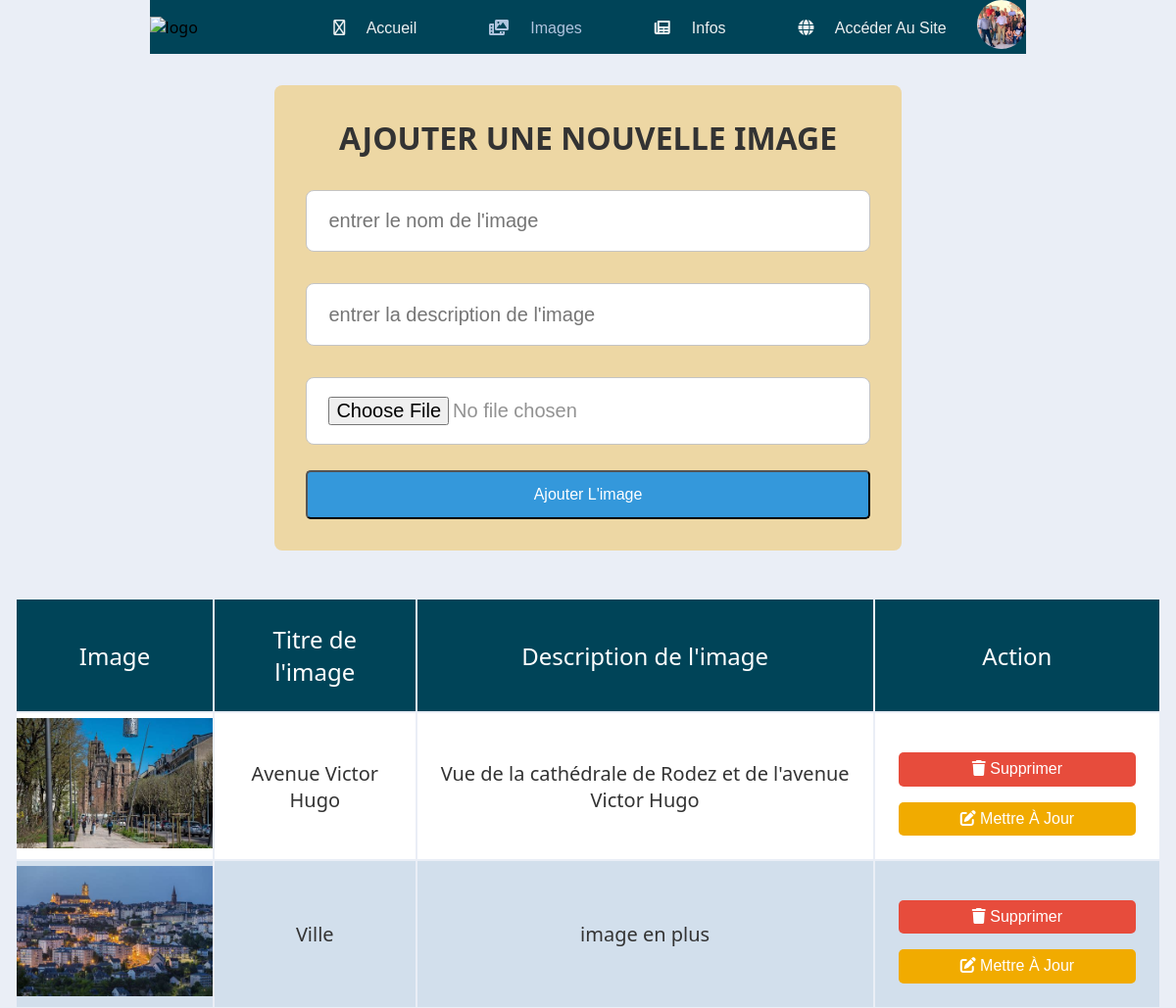
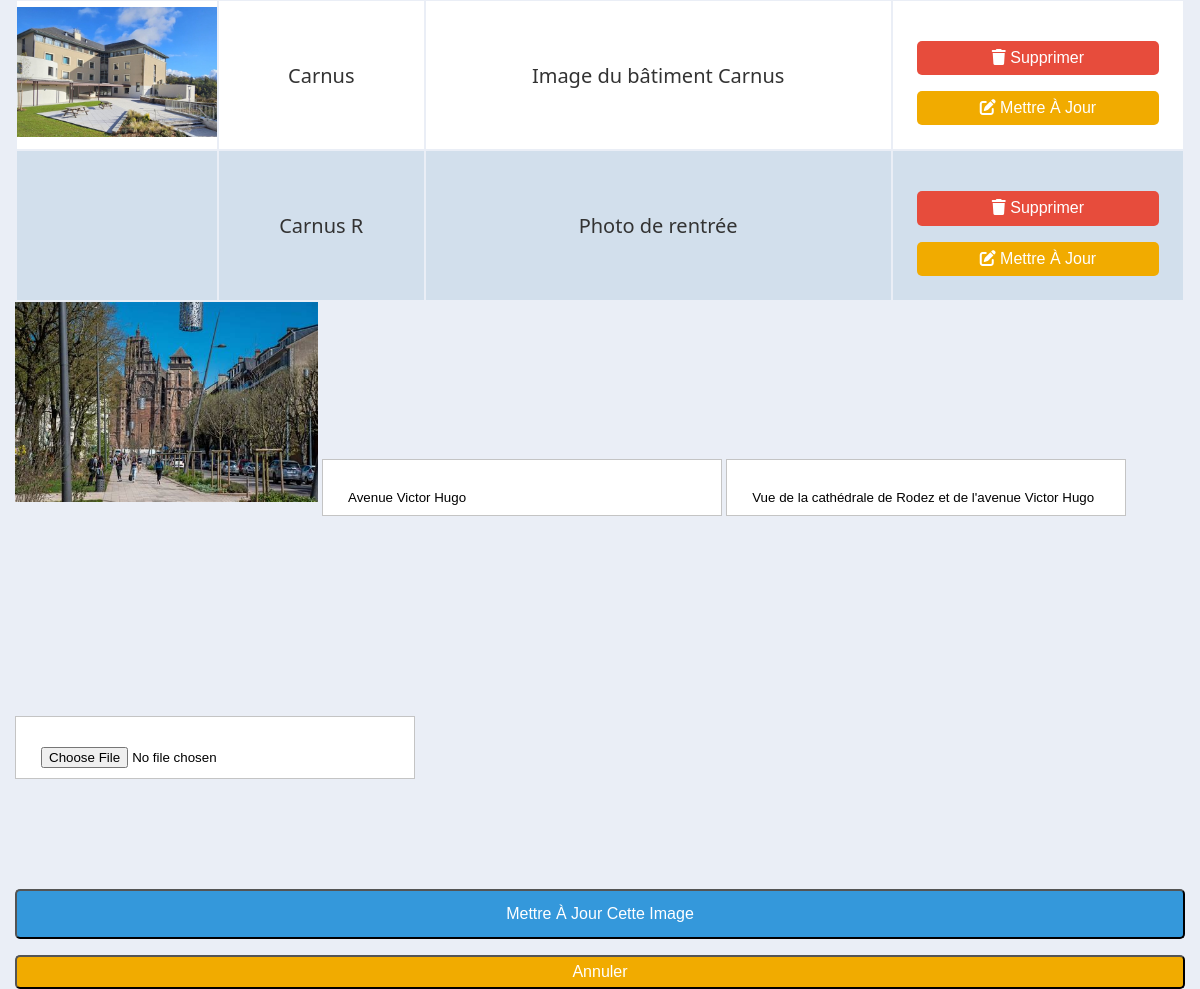
Page /admin/admin-image.php?edit=8 (signed in) on the committed database (2 pictures, top to bottom).
### tables this page shows
CREATE TABLE `photos` (
  `id` int(11) NOT NULL,
  `titre` varchar(50) NOT NULL,
  `description` varchar(250) NOT NULL,
  `image` varchar(50) NOT NULL
);

### admin/admin-image.php (the view, shortened to what this page needs)
<?php
@include 'config.php';
?>
<!DOCTYPE html>
<html lang="en">
<head>
   <link rel="stylesheet" href="https://cdnjs.cloudflare.com/ajax/libs/font-awesome/6.0.0/css/all.min.css">
   <link rel="stylesheet" href="../css/styleR.css">
</head>
<body>
   <header>
      <img src="../images/logo2.pdf" width="150px" alt="logo">
      <nav>
         <ul class="nav_links">
            <li>
               <span class="nav-item">
                  <a href="index.php">
                     <span class="icon">
                        <i class="fa-regular fa-house"></i>
                     </span>
                     &nbsp; Accueil
                  </a>
               </span>
            </li>
            <li>
               <span class="nav-item active">
                  <a href="admin-image.php">
                     <span class="icon">
                        <i class="fa-solid fa-photo-film"></i>
                     </span>
                     &nbsp; Images
                  </a>
               </span>
            </li>
            <li>
               <span class="nav-item">
                  <a href="admin-info.php">
                     <span class="icon">
                        <i class="fa-solid fa-newspaper"></i>
                     </span>
                     &nbsp; Infos
                  </a>
               </span>
            </li>
            <li>
               <span class="nav-item">
                  <a href="../public/accueil.php" target="_blank">
                     <span class="icon">
                        <i class="fa-solid fa-globe"></i>
                     </span>
                     &nbsp; Accéder Au Site
                  </a>
               </span>
            </li>
      </nav>
      <section class="cta">
         <div class="imgcirc" style="background-image: url('<?php if(isset($_SESSION['id_admin'])){ echo "../images/admin2.jpeg";}
            else echo "../images/image.jpg";?>'); background-position: 5% 65%; background-size: cover;">
         </div>
      </section>
   </header>
<div class="container">
<section>
   <form action="" method="post" class="add-product-form" enctype="multipart/form-data">
      <h3>Ajouter une nouvelle image</h3>
      <input type="text" name="i_nom" placeholder="entrer le nom de l'image" class="box" required>
      <input type="text" name="i_description" placeholder="entrer la description de l'image" class="box" required>
      <input type="file" name="i_image" accept="image/png, image/jpg, image/jpeg" class="box" required>
      <input type="submit" value="Ajouter l'image" name="Ajout_image" class="btn">
   </form>
</section>
<section class="display-product-table">
   <table>
      <thead>
         <th>Image</th>
         <th>Titre de l'image</th>
         <th>Description de l'image</th>
         <th>Action</th>
      </thead>
      <tbody>
         <?php
            $select_images = mysqli_query($conn, "SELECT * FROM `photos`");
            if(mysqli_num_rows($select_images) > 0){
               while($row = mysqli_fetch_assoc($select_images)){
         ?>
         <tr>
            <td><img src="img/<?php echo $row['image']; ?>" width="200" alt=""></td>
            <td><?php echo $row['titre']; ?></td>
            <td><?php echo $row['description']; ?></td>
            <td>
               <a href="admin-image.php?delete=<?php echo $row['id']; ?>" class="delete-btn" onclick="return confirm('êtes vous sûr de vouloir supprimer cette image ?');"> <i class="fas fa-trash"></i> Supprimer </a>
               <a href="admin-image.php?edit=<?php echo $row['id']; ?>" class="option-btn"> <i class="fas fa-edit"></i> Mettre à jour </a>
            </td>
         </tr>
         <?php
            };
            }else{
               echo "<div class='empty'>Aucune image ajoutée</div>";
            };
         ?>
      </tbody>
   </table>
</section>
<section class="edit-form-container">
   <?php
   if(isset($_GET['edit'])){
      $edit_id = $_GET['edit'];
      $edit_query = mysqli_query($conn, "SELECT * FROM `photos` WHERE id = $edit_id");
      if(mysqli_num_rows($edit_query) > 0){
         while($fetch_edit = mysqli_fetch_assoc($edit_query)){
   ?>
   <form action="" method="post" enctype="multipart/form-data">
      <img src="img/<?php echo $fetch_edit['image']; ?>" height="200" alt="">
      <input type="text" class="box" required name="u_i_nom" value="<?php echo $fetch_edit['titre']; ?>">
      <input type="text" class="box" required name="u_i_desc" value="<?php echo $fetch_edit['description']; ?>">
      <input type="file" class="box" required name="u_i_image" accept="image/png, image/jpg, image/jpeg">
      <input type="submit" value="Mettre à jour cette image" name="update_image" class="btn">
      <input type="reset" value="Annuler" id="close-edit" class="option-btn">
   </form>
   <?php
            };
         };
      };
   ?>
</section>
</div>
</body>
</html>

### css/styleR.css (style rules this page uses)
* { box-sizing: border-box; margin: 0; padding: 0; }
html, body { width:100%; }
body { margin: 0; place-items: center; background-color: #eaeef6; font-family: system-ui, sans-serif; }
header { display: flex; justify-content: space-between; align-items: center; padding: 0px 0px; background-color: rgb(0,68,88); }
li, a, button { font-family: "Montserrat", sans-serif; font-weight: 500; font-size: 16px; color: #edf0f1; text-decoration: none; }
.nav_links { list-style: none; }
.nav_links li { display: inline-block; padding: 0px 20px; }
.nav_links li a { transition: all 0.3s ease 0s; }
ul { align-items: center; }
li { list-style-type: none; }
.nav-item { flex-direction: row-reverse; font-size: 0.9rem; line-height: 1rem; align-items: center; max-width: 130px; min-width: 130px; justify-content: space-between; transition: all 80ms ease; padding-right: 3px; }
.nav-item.active { color: #b0c4de; font-weight: 700; }
.nav-item a { color: inherit; text-decoration: none; padding: 1ch; }
.nav-item .icon { padding: 1ch; position: relative; }
.imgcirc { width: 50px; height: 50px; border-radius: 50%; object-fit: cover; display: inline-block; }
.box { border: 1px solid #c4c4c4; padding: 30px 25px 10px 25px; background: white; margin: 100px auto; width: 400px; }
.container { max-width: 1170px; margin:auto; }
:root { --blue:#3498db; --red:#e74c3c; --orange:#f39c12; --black:#333; --white:#fff; --light-bg:#eee; --box-shadow:0 5px 10px rgba(0,0,0,.1); --border:2px solid var(--black); --bg-color:#eee; --dark-bg:rgba(0,0,0,.7); }
.btn, .delete-btn, .option-btn, .ajout-btn { display: inline-block; padding:6px 20px; cursor: pointer; font-size: 16px; color:var(--white); border-radius: 5px; text-transform: capitalize; margin-top: 1rem; text-align: center; width: 100%; }
.btn { background-color: var(--blue); margin-top: 10px; height: 50px; }
.delete-btn { background-color: var(--red); }
.option-btn { background-color: #F1AB00; }
:root { --color-white: #fff; --color-dark: #363949; --color-success: #41f1b6; --color-warning: #ffbb55; }
table { width: 100%; }
table td, table th { color: var(--color-dark); padding: 10px; }
table td { text-align: center; vertical-align: middle; }
table td:last-child { font-size: 0.95em; line-height: 1.4; text-align: left; }
table th { background-color: var(--color-succes); font-weight: 300; }
table tr { background-color: white; }
table tr { border:0.5px solid lightgray; }
.add-product-form { max-width: 40rem; background-color: #F2A90055; border-radius: .5rem; padding:2rem; margin:0 auto; margin-top: 2rem; margin-bottom: 3rem; }
.add-product-form h3 { font-size: 2rem; margin-bottom: 1rem; color:#333; text-transform: uppercase; text-align: center; }
.add-product-form .box { text-transform: none; padding:1.2rem 1.4rem; font-size: 1.25rem; color: #3338; border-radius: .5rem; background-color: #fff; margin: 1rem 0; width: 100%; }
.display-product-table table { width: 100%; text-align: center; }
.display-product-table table thead th { padding:1.5rem; font-size: 1.5rem; background-color: rgb(0,68,88); color:#fff; }
.display-product-table table td { padding:1.5rem; font-size: 1.25rem; color:#333; }
.display-product-table table td:first-child { padding:0; }
.display-product-table table tr:nth-child(even) { background-color: #72a0c133; }

### rows in the picture
photos: image (picture), titre "Avenue Victor Hugo", description "Vue de la cathédrale de Rodez et de l'avenue Victor Hugo", u_i_nom "Avenue Victor Hugo", u_i_desc "Vue de la cathédrale de Rodez et de l'avenue Victor Hugo"
photos: image (picture), titre "Ville", description "image en plus"
photos: image (picture), titre "Carnus", description "Image du bâtiment Carnus"
photos: titre "Carnus R", description "Photo de rentrée"
